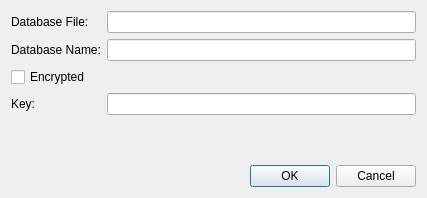
<?xml version="1.0" encoding="UTF-8"?>
<ui version="4.0">
 <class>AttachDbDialog</class>
 <widget class="QDialog" name="AttachDbDialog">
  <property name="geometry">
   <rect>
    <x>0</x>
    <y>0</y>
    <width>427</width>
    <height>198</height>
   </rect>
  </property>
  <property name="windowTitle">
   <string>Attach Database</string>
  </property>
  <layout class="QFormLayout" name="formLayout">
   <item row="0" column="0">
    <widget class="QLabel" name="label">
     <property name="text">
      <string>Database File:</string>
     </property>
    </widget>
   </item>
   <item row="0" column="1">
    <widget class="QLineEdit" name="le_file"/>
   </item>
   <item row="1" column="0">
    <widget class="QLabel" name="label_2">
     <property name="text">
      <string>Database Name:</string>
     </property>
    </widget>
   </item>
   <item row="1" column="1">
    <widget class="QLineEdit" name="le_name"/>
   </item>
   <item row="3" column="0">
    <widget class="QLabel" name="lb_password">
     <property name="text">
      <string>Key:</string>
     </property>
    </widget>
   </item>
   <item row="3" column="1">
    <widget class="QLineEdit" name="le_password">
     <property name="echoMode">
      <enum>QLineEdit::Password</enum>
     </property>
    </widget>
   </item>
   <item row="5" column="0" colspan="2">
    <layout class="QHBoxLayout" name="horizontalLayout">
     <item>
      <spacer name="horizontalSpacer">
       <property name="orientation">
        <enum>Qt::Horizontal</enum>
       </property>
       <property name="sizeHint" stdset="0">
        <size>
         <width>40</width>
         <height>20</height>
        </size>
       </property>
      </spacer>
     </item>
     <item>
      <widget class="QPushButton" name="btn_ok">
       <property name="text">
        <string>OK</string>
       </property>
      </widget>
     </item>
     <item>
      <widget class="QPushButton" name="btn_cancel">
       <property name="text">
        <string>Cancel</string>
       </property>
      </widget>
     </item>
    </layout>
   </item>
   <item row="2" column="0" colspan="2">
    <widget class="QCheckBox" name="ch_encrypted">
     <property name="text">
      <string>Encrypted</string>
     </property>
    </widget>
   </item>
   <item row="4" column="0">
    <spacer name="verticalSpacer">
     <property name="orientation">
      <enum>Qt::Vertical</enum>
     </property>
     <property name="sizeHint" stdset="0">
      <size>
       <width>20</width>
       <height>40</height>
      </size>
     </property>
    </spacer>
   </item>
  </layout>
 </widget>
 <resources/>
 <connections/>
</ui>
